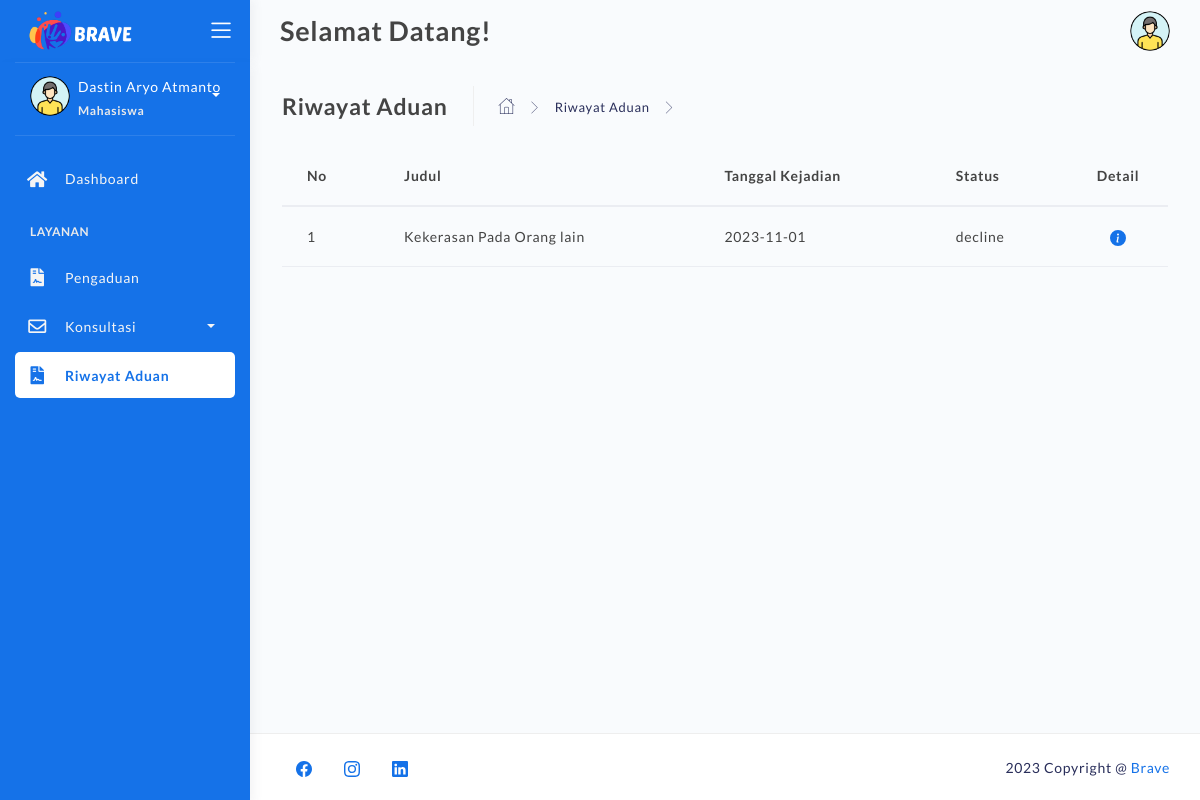
The app's page /riwayat-aduan.php (signed in), older data.
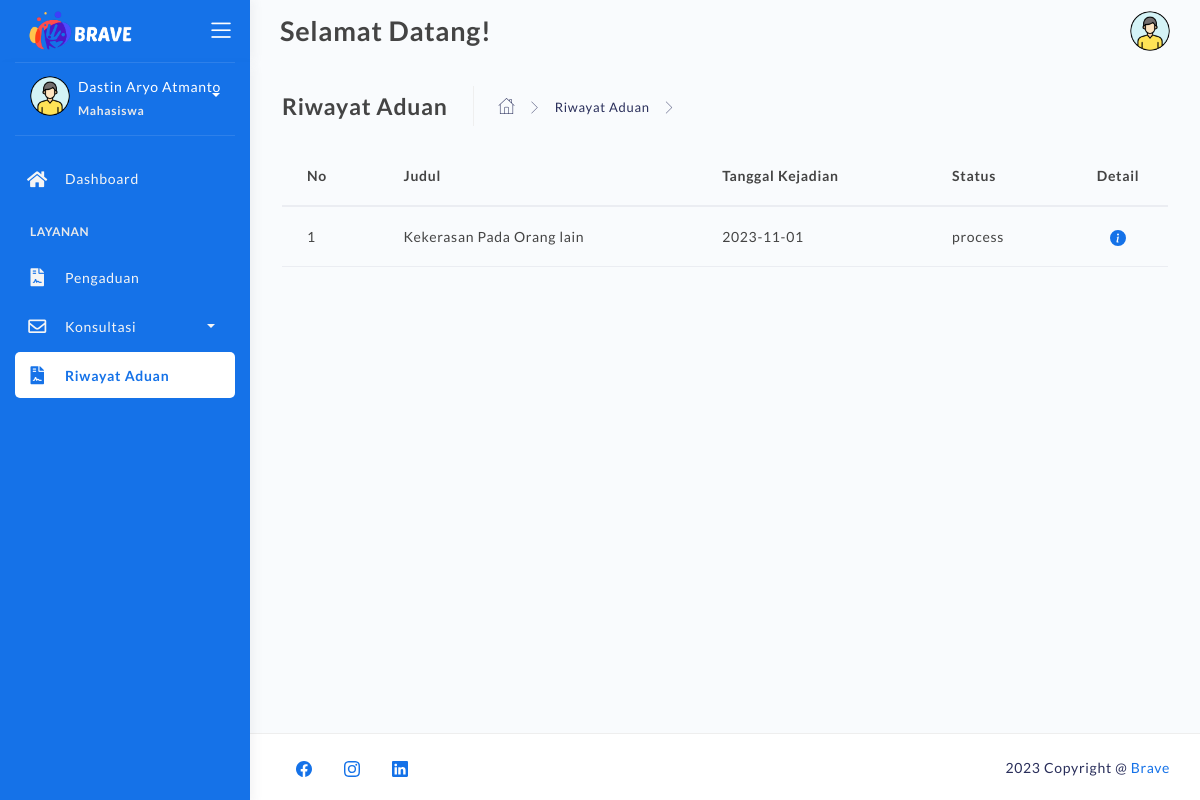
The same page, newer data.
### tables this page shows
CREATE TABLE `pengaduan` (
  `id_pengaduan` varchar(50) NOT NULL,
  `nim` varchar(25) NOT NULL,
  `nama` varchar(255) NOT NULL,
  `judul` varchar(255) NOT NULL,
  `tgl_kejadian` date NOT NULL,
  `tgl_aduan` datetime NOT NULL DEFAULT current_timestamp(),
  `pesan_aduan` text NOT NULL,
  `pelaku` varchar(255) NOT NULL,
  `bukti` varchar(255) NOT NULL,
  `status` varchar(25) NOT NULL
);

### riwayat-aduan.php (the view, shortened to what the changed rows need)
<!DOCTYPE html>
<html lang="en">
<head>
	<link rel="stylesheet" href="assets/css/bootstrap.min.css">
	<link rel="stylesheet" href="assets/css/atlantis.css">
</head>
<body>
	<div class="wrapper fullheight-side">
		<div class="main-panel full-height" >
			<div class="container" style="height:100%;">
				<div class="page-inner">
					<div class="page-category">
						<table class="table">
							<thead>
								<tr>
									<th scope="col">No</th>
									<th scope="col">Judul</th>
									<th scope="col">Tanggal Kejadian</th>
									<th scope="col">Status</th>
									<th scope="col" style="width:100px; text-align:center; ">Detail</th>
								</tr>
							</thead>
							<tbody>
								<?php
									include "backend/connection.php";
									$user_id = $_SESSION['user_id'];
									$ambildata = mysqli_query($koneksi, 'SELECT * FROM pengaduan WHERE nim = "'.$user_id.'"');
									$no = 1;
									while ($tampil = mysqli_fetch_array($ambildata)) {
										echo "
										<tr>
											<td>$no</td>
											<td>$tampil[judul]</td>
											<td>$tampil[tgl_kejadian]</td>
											<td>$tampil[status]</td>
											<td>
											<center>
											<a href='detail-aduan.php'>
												<svg xmlns='http://www.w3.org/2000/svg' width='16' height='16' fill='currentColor' class='bi bi-info-circle-fill' viewBox='0 0 16 16'>
													<path d='M8 16A8 8 0 1 0 8 0a8 8 0 0 0 0 16zm.93-9.412-1 4.705c-.07.34.029.533.304.533.194 0 .487-.07.686-.246l-.088.416c-.287.346-.92.598-1.465.598-.703 0-1.002-.422-.808-1.319l.738-3.468c.064-.293.006-.399-.287-.47l-.451-.081.082-.381 2.29-.287zM8 5.5a1 1 0 1 1 0-2 1 1 0 0 1 0 2z'/>
												</svg>
											</a>
										</center>
											</td>
										</tr>
										";
										$no++;
									}
								?>
							</tbody>
						</table>
					</div>
				</div>
			</div>
		</div>
	</div>
</body>
</html>

Row changes from the older to the newer data that the page shows:
changed pengaduan "Kekerasan Pada Orang lain": status "decline" → "process"
